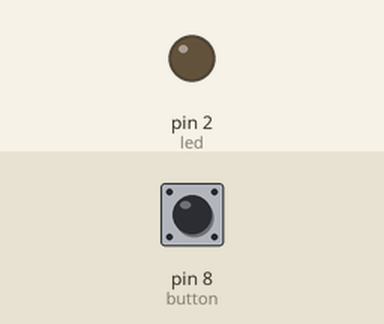
This sketch was run on a simulated Arduino Uno, built with avr-gcc and run on an emulated ATmega328P. Shown: output pins drawn as LEDs (lit = HIGH). The inputs (shaded band) are chosen by the test bench; at power-on: pin 8 (button) HIGH.

Above: at 1.2 s.
1.3 s: pin 8 (button) pulled LOW for 0.15 s
At 1.37 s:
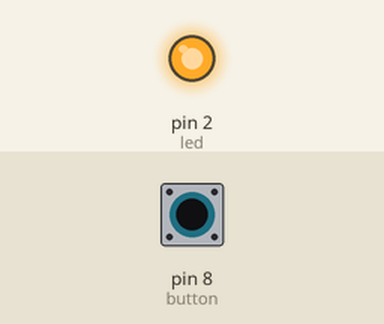
2.9 s: pin 8 (button) pulled LOW for 3.2 s
At 7.0 s:
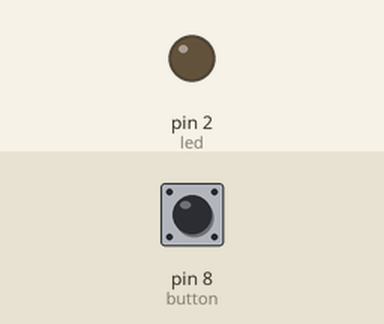
Timing chart, 0 to 8.5 s (numbered marks = the images above; inputs shaded):
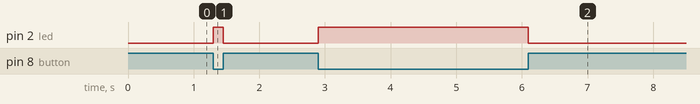

Measured:
- after the input at 1.3 s, pin 2 (led): LOW → HIGH at once, → LOW 0.15 s later
- after the input at 2.9 s, pin 2 (led): LOW → HIGH at once, → LOW 3.2 s later

The sketch:

Button.ino
```cpp
int led = 2;
int button = 8;

void setup() {
 pinMode(button, INPUT_PULLUP);
 pinMode(led, OUTPUT);
}

void loop() {
  int buttonstate=digitalRead(button);
  digitalWrite(led, !buttonstate);
}
```
